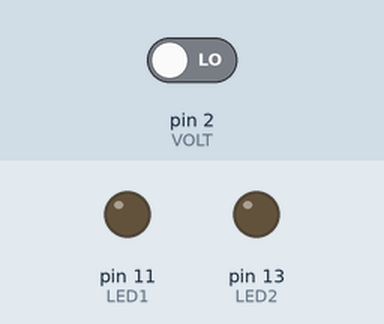
Recording of a sketch running on a simulated Arduino Uno, built with avr-gcc and run on an emulated ATmega328P. On the bench: output pins drawn as LEDs (lit = HIGH). Dashed ring = blinking. Inputs (shaded band) come from the test bench; at power-on: pin 2 (VOLT) LOW.

Above: at 1.2 s.
1.3 s: pin 2 (VOLT) driven HIGH
At 1.6 s:
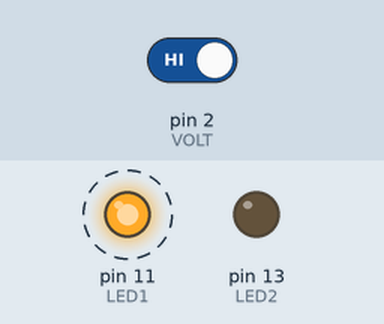
At 2.2 s:
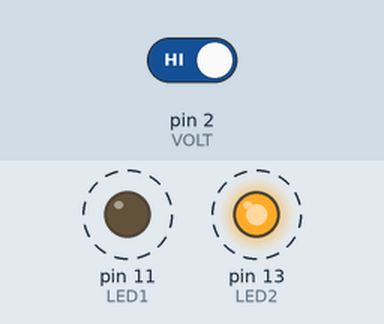
4.3 s: pin 2 (VOLT) driven LOW
At 5.1 s:
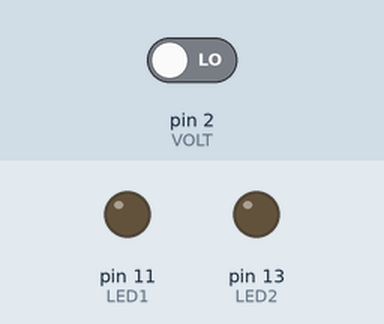
Timing chart, 0 to 7.3 s (numbered marks = the images above; inputs shaded):
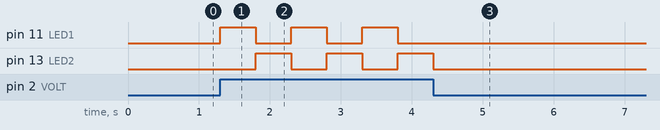

The sketch:

DUAL_FLASHING_PUSH_BUTTON.ino
```cpp
const int LED1 = 11;
const int LED2 = 13;
const int VOLT = 2;


void setup()
{
  pinMode (LED1,OUTPUT);
  pinMode (LED2,OUTPUT);
  pinMode (VOLT,INPUT);

}

void loop()
{
   if (digitalRead (VOLT)== HIGH)

    { digitalWrite (LED1,HIGH);
      delay (500);
      digitalWrite (LED1,LOW);
      digitalWrite (LED2,HIGH);
      delay (500);
      digitalWrite (LED2,LOW);
    }
    else
    {   digitalWrite (LED1,LOW);
        digitalWrite (LED2,LOW);
    }


}
```

Measured:
- after the input at 1.3 s, pin 11 (LED1): alternates HIGH for 0.50 s and LOW for 0.50 s, starting at once; pin 13 (LED2): alternates HIGH for 0.50 s and LOW for 0.50 s, starting after 0.50 s
- after the input at 4.3 s, pin 11 (LED1): stops changing and stays LOW; pin 13 (LED2): goes on until 4.3 s, then stays LOW
